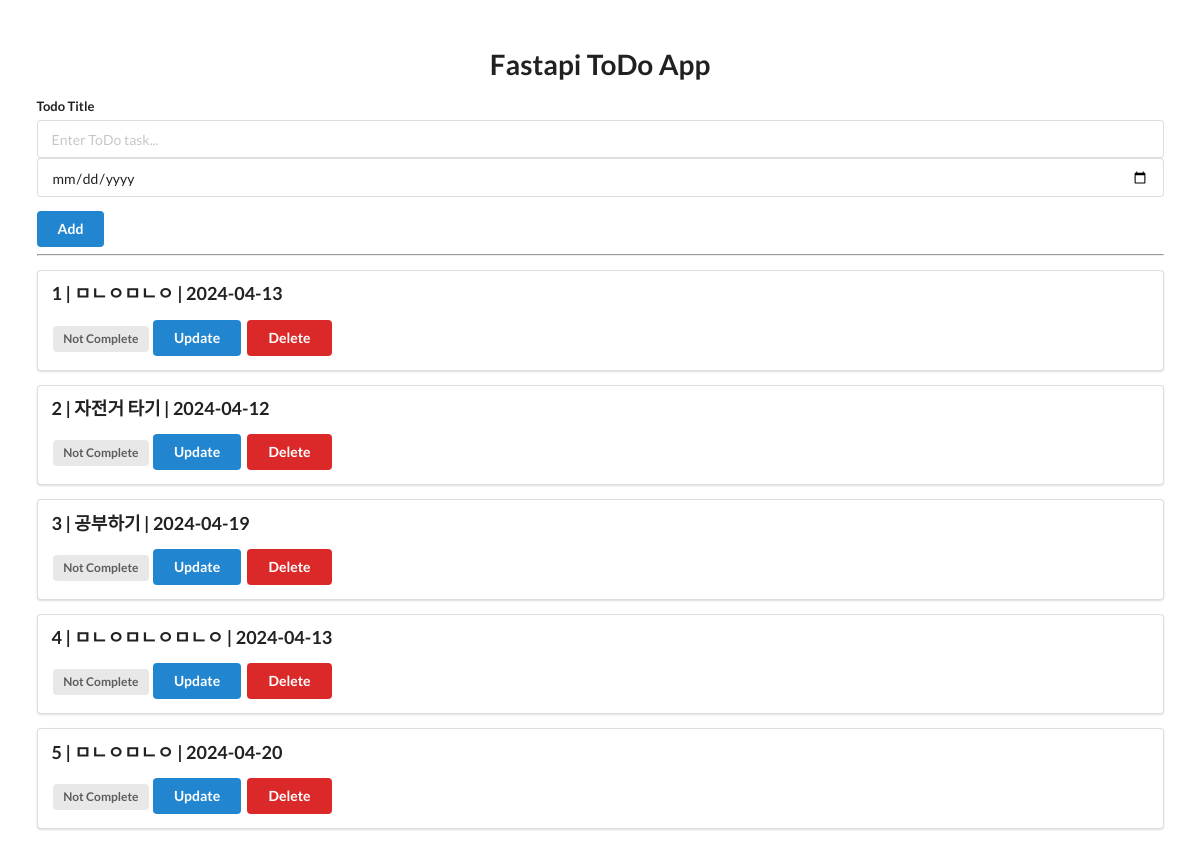
The page / on the database its author committed.
### models.py (models this page shows)
class Todo(Base):
    __tablename__ = "todos"
    id = Column(Integer, primary_key=True)
    title = Column(String(100))
    date = Column(Date)
    complete = Column(Boolean, default=False)

### app.py (the view)
@app.get("/")
async def home(req: Request, db: Session = Depends(get_db)):
    todos = db.query(models.Todo).all()
    return templates.TemplateResponse("base.html", { "request": req, "todo_list": todos })

### templates/base.html (shortened to what this page needs)
<!DOCTYPE html>
<html lang="en">
    <head>
        <link rel="stylesheet" href="https://cdn.jsdelivr.net/npm/semantic-ui@2.4.2/dist/semantic.min.css">
    </head>
    <body>
        <div style="margin-top: 50px;" class="ui container">
            <h1 class="ui center aligned header">Fastapi ToDo App</h1>
            <form class="ui form" action="/add" method="post">
                <div class="field">
                    <label>Todo Title</label>
                    <input type="text" name="title" placeholder="Enter ToDo task...">
                    <br>
                    <input type="date" name="date" placeholder="choice date">
                </div>
                <button class="ui blue button" type="submit">Add</button>
            </form>
            <hr>
            {% for todo in todo_list %}
            <div class="ui segment">
                <p class="ui big header">{{ todo.id }} | {{ todo.title }} | {{todo.date}}</p>
                {% if todo.complete == False %}
                <span class="ui gray label">Not Complete</span>
                {% else %}
                <span class="ui green label">Complete</span>
                {% endif %}
                <a class="ui blue button" href="/update/{{ todo.id }}">Update</a>
                <a class="ui red button" href="/delete/{{ todo.id }}">Delete</a>
            </div>
            {% endfor %}
        </div>
    </body>
</html>

### rows shown on the page
Todo: id "1", title "ㅁㄴㅇㅁㄴㅇ", date "2024-04-13", complete "Not Complete"
Todo: id "2", title "자전거 타기", date "2024-04-12", complete "Not Complete"
Todo: id "3", title "공부하기", date "2024-04-19", complete "Not Complete"
Todo: id "4", title "ㅁㄴㅇㅁㄴㅇㅁㄴㅇ", date "2024-04-13", complete "Not Complete"
Todo: id "5", title "ㅁㄴㅇㅁㄴㅇ", date "2024-04-20", complete "Not Complete"
